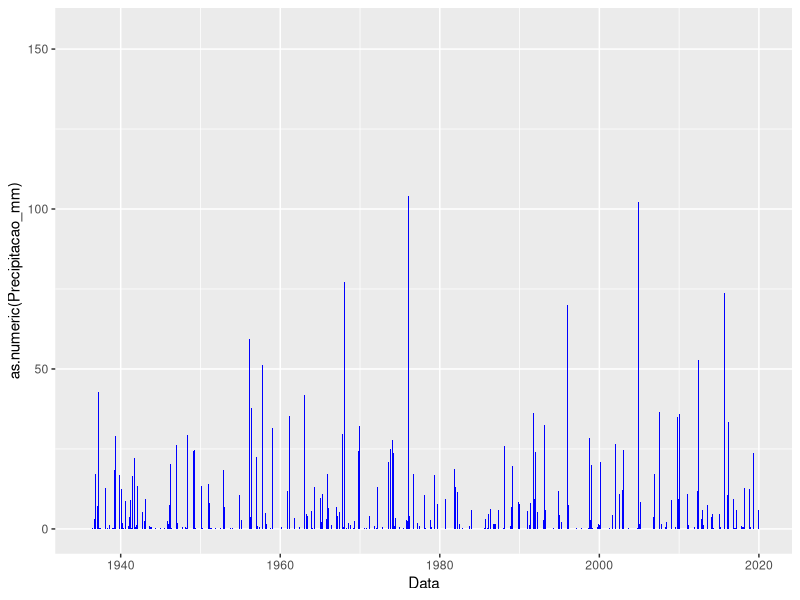
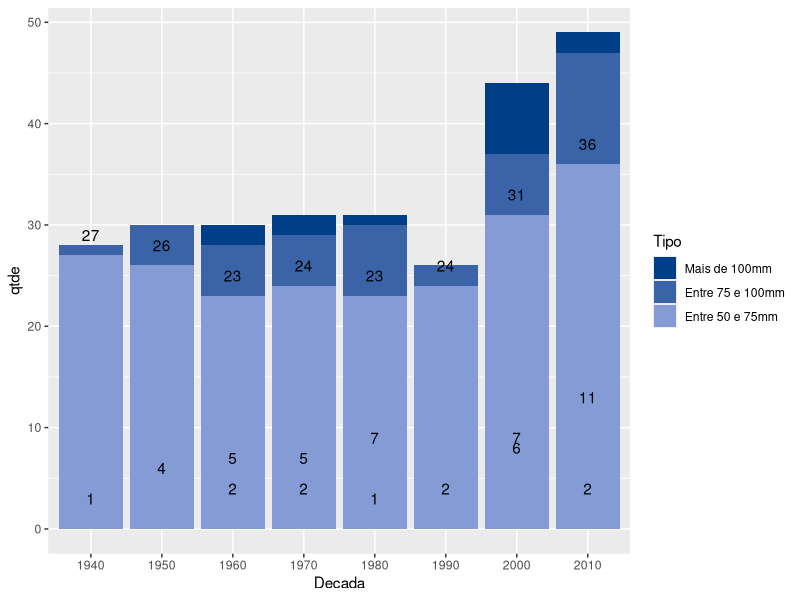
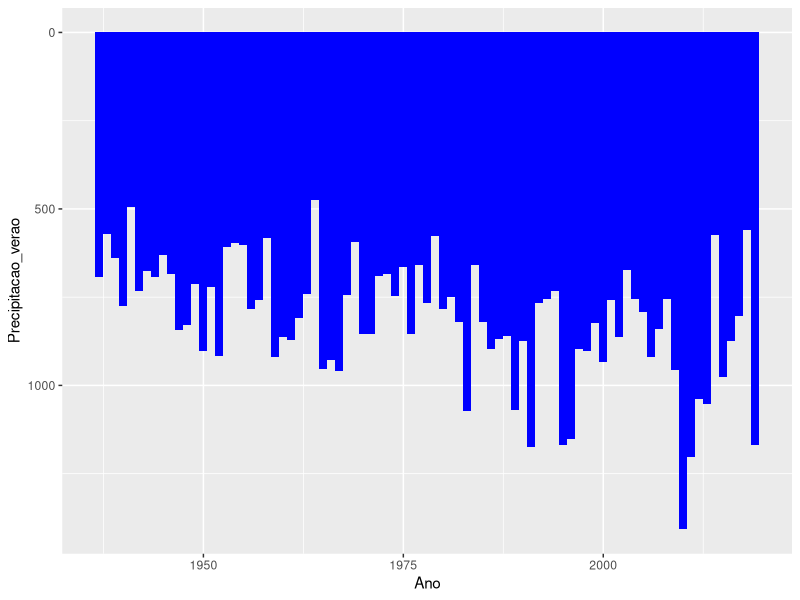
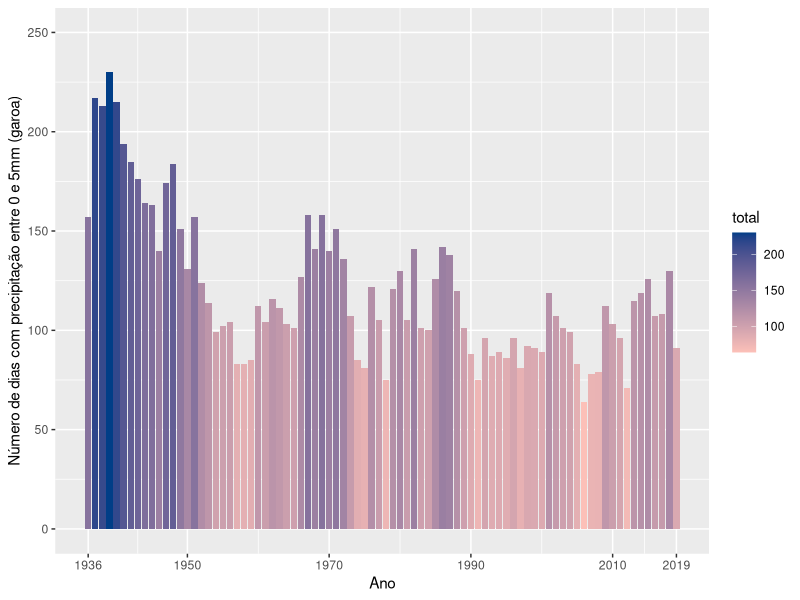

Reproduce these figures in R, in order.
setwd("7 - SP Precipitacao historica")

library(tidyverse)
library(readxl)
library(lubridate)

iag <- read_delim("E3-035_Chuva_Diaria_Serie_20220524_181715.csv", 
                  delim = ";", escape_double = FALSE, trim_ws = TRUE, 
                  na = "---")


# Gráfico bonito porém meaningless ----------------------------------------

iag |> 
  pivot_longer(2:32, names_to = "Dia", values_to = "Precipitacao_mm") |> 
  mutate(Data = dmy(paste0(Dia, "/", `Mês/Ano`))) |> 
  ggplot(aes(x=Data, y= as.numeric(Precipitacao_mm))) + 
  geom_col(fill="blue")


# Dias com mais de 50mm de chuva  ---------------------------------------------------

iag |> 
  pivot_longer(2:32, names_to = "Dia", values_to = "Precipitacao_mm") |> 
  mutate(Data = dmy(paste0(Dia, "/", `Mês/Ano`))) |>
  mutate(Ano = as.numeric(substr(`Mês/Ano`, 4,8))) |> 
  mutate(qtde = 1) |> 
  mutate(Tipo = case_when(Precipitacao_mm >= 100 ~ "Mais de 100mm",
                          Precipitacao_mm >= 75 & Precipitacao_mm < 100 ~ "Entre 75 e 100mm",
                          Precipitacao_mm >= 50 & Precipitacao_mm < 75 ~ "Entre 50 e 75mm",
                          TRUE ~ "Menos de 50mm")) |> 
  mutate(Tipo = factor(Tipo, levels=c("Mais de 100mm", "Entre 75 e 100mm", "Entre 50 e 75mm"))) |> 
  filter(Tipo != "Menos de 50mm") |> 
  mutate(Decada = paste0(substr(Ano, 1, 3), "0")) |> 
  filter(Decada != 1930) |> 
  group_by(Decada,Tipo) |> 
  summarise(qtde=sum(qtde)) |> 
  ggplot(aes(x=Decada, y=qtde, fill=Tipo)) + 
  geom_col()+
  geom_text(aes(x=Decada, y=qtde+2, label=qtde))+
  scale_fill_manual(values=c("#003e87", "#3b63a8", "#859bd5"))


# Gráfico por mês e por ano -----------------------------------------------

#Por verão
iag |> 
  mutate(Ano = substr(`Mês/Ano`, 4,8)) |> 
    mutate(Mes = substr(`Mês/Ano`,1,2)) |> 
    filter(Mes == "01" | Mes == "02" | Mes == "03" | Mes == "12") |> 
  mutate(Mes = as.numeric(Mes),
         Ano = as.numeric(Ano)) |> 
  mutate(Ano = case_when(Mes == 12 ~ Ano+1,
                         TRUE ~ Ano)) |> 
  filter(Ano < 2020, Ano > 1936) |> 
  group_by(Ano) |> 
  summarise(Precipitacao_verao = sum(`Chuva total`)) |> 
  ggplot(aes(x=Ano, y=Precipitacao_verao))+
  geom_col(fill="blue", width=1)+
  scale_y_reverse()

mean((iag |> 
       mutate(Ano = substr(`Mês/Ano`, 4,8)) |> 
       mutate(Mes = substr(`Mês/Ano`,1,2)) |> 
       filter(Mes == "01" | Mes == "02" | Mes == "03" | Mes == "12") |> 
       mutate(Mes = as.numeric(Mes),
              Ano = as.numeric(Ano)) |> 
       mutate(Ano = case_when(Mes == 12 ~ Ano+1,
                              TRUE ~ Ano)) |> 
       filter(Ano < 2020, Ano > 1936) |> 
       group_by(Ano) |> 
       summarise(Precipitacao_verao = sum(`Chuva total`)))$Precipitacao_verao)


# Gráfico garoas ----------------------------------------------------------


iag |> 
  pivot_longer(2:32, names_to = "Dia", values_to = "Precipitacao_mm") |> 
  mutate(Data = dmy(paste0(Dia, "/", `Mês/Ano`))) |>
  mutate(Ano = as.numeric(substr(`Mês/Ano`, 4,8))) |> 
  mutate(qtde = 1) |> 
  mutate(Tipo = case_when(Precipitacao_mm <= 5 & Precipitacao_mm > 0 ~ "Garoa",
                          TRUE ~ "Outros")) |> 
  filter(Tipo == "Garoa") |> 
  group_by(Ano) |> 
  summarise(total = sum(qtde)) |> 
  ggplot(aes(x=Ano, y=total))+
  geom_col(aes(fill=total))+
  #geom_smooth()+
  scale_x_continuous(breaks=c(1936,1950,1970,1990,2010,2019))+
  ylim(c(0,250))+
  scale_fill_gradient(
    low = "#fcc0b8", 
    high = "#003e87")+
  labs(x="Ano", y="Número de dias com precipitação entre 0 e 5mm (garoa)")
  